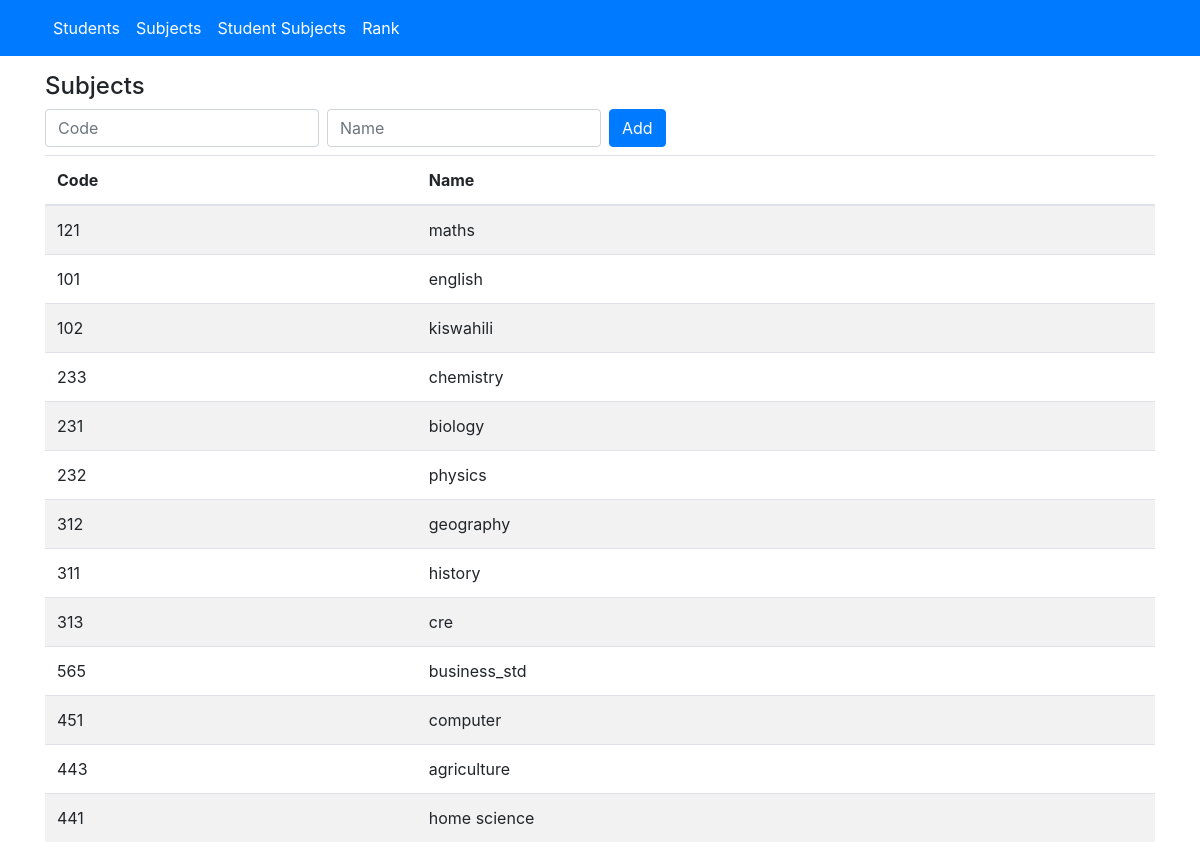
The app's page /subjects.php with its own data.
### tables this page shows
CREATE TABLE "subjects" (
	"id"	INTEGER,
	"name"	TEXT NOT NULL,
	"code"	INTEGER NOT NULL UNIQUE,
	PRIMARY KEY("id" AUTOINCREMENT)
);

### database.php (called while the page is built, shortened)
<?php
$pdo = new PDO('sqlite:app.db');
$pdo->setAttribute(PDO::ATTR_ERRMODE, PDO::ERRMODE_EXCEPTION);
function query($sql='', $params=[])
{
    global $pdo;
    $stmt = $pdo->prepare($sql);
    if ($params) {
        $stmt->execute($params);
    } else {
        $stmt->execute();
    }
    return $stmt->fetchAll(PDO::FETCH_ASSOC);
}

### controllers/subjects_controller.php (called while the page is built, shortened)
<?php
$subject_rows = query('SELECT * FROM subjects');

### subjects.php (the view, shortened to what this page needs)
<!DOCTYPE html>
<html lang="en">
<head>
    <link rel="stylesheet" href="https://stackpath.bootstrapcdn.com/bootstrap/4.3.1/css/bootstrap.min.css">
    <link rel="stylesheet" href="https://cdnjs.cloudflare.com/ajax/libs/bootstrap-multiselect/0.9.13/css/bootstrap-multiselect.css">
</head>
<body>
<?php include 'header.php' ?>
<div class="container">
    <?php require 'controllers/subjects_controller.php'; ?>
    <div class="pt-3">
        <h4>Subjects</h4>
        <form class="form-inline mb-2" action="" method="POST">
            <div class="input-group">
                <input type="number" class="form-control mr-2" placeholder="Code" name="code" required>
            </div>
            <div class="input-group">
                <input type="text" class="form-control mr-2" placeholder="Name" name="name" required>
            </div>
            <button type="submit" class="btn btn-primary">Add</button>
        </form>
        <div style="height:80vh;overflow:auto">
            <table class="table table-striped">
                <thead>
                    <tr>
                        <th>Code</th>
                        <th>Name</th>
                    </tr>
                </thead>
                <tbody>
                    <?php foreach ($subject_rows as $key => $value): ?>
                        <tr>
                            <td><?php echo $value['code'] ?></td>
                            <td><?php echo $value['name'] ?></td>
                        </tr>
                    <?php endforeach; ?>
                </tbody>
            </table>
        </div>
    </div>
</div>
</body>
</html>

### records on screen
subjects: code "121", name "maths"
subjects: code "101", name "english"
subjects: code "102", name "kiswahili"
subjects: code "233", name "chemistry"
subjects: code "231", name "biology"
subjects: code "232", name "physics"
subjects: code "312", name "geography"
subjects: code "311", name "history"
subjects: code "313", name "cre"
subjects: code "565", name "business_std"
subjects: code "451", name "computer"
subjects: code "443", name "agriculture"
subjects: code "441", name "home science"
